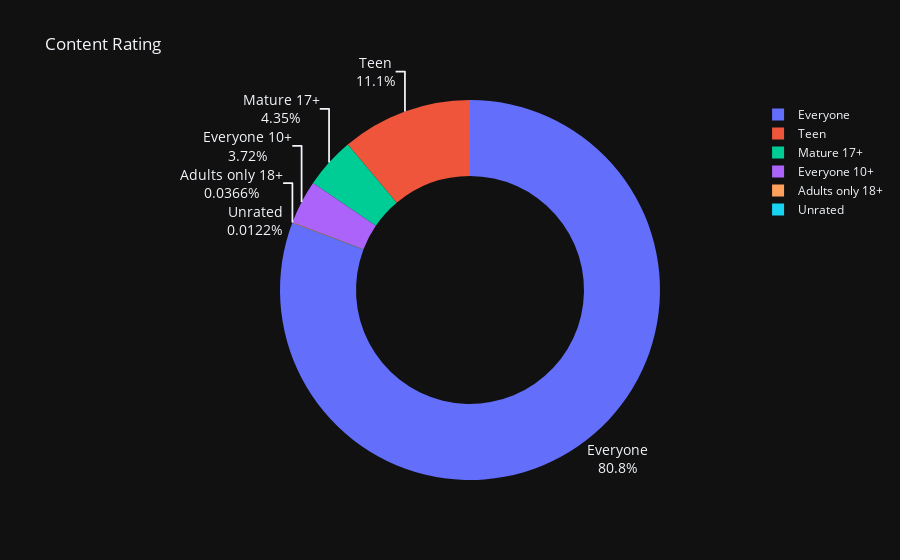

The code cell stored with this chart in its notebook:
### Code cell
fig = px.pie(labels=ratings.index,
    values=ratings.values,
    title="Content Rating",
    hole=0.6,
    names=ratings.index,
    )
fig.update_traces(textposition='outside',
                  textfont_size=14,
                  textinfo='percent+label')

fig.show()

### Figure 1 — Plotly figure (JSON) as saved in the notebook; plotly's stock layout.template omitted (floating-point values rounded to 4 significant figures)
{"data": [{"domain": {"x": [0.0, 1.0], "y": [0.0, 1.0]}, "hole": 0.6, "hovertemplate": "label=%{label}<br>value=%{value}<extra></extra>", "labels": ["Everyone", "Teen", "Mature 17+", "Everyone 10+", "Adults only 18+", "Unrated"], "legendgroup": "", "name": "", "showlegend": true, "values": [6621, 912, 357, 305, 3, 1], "type": "pie", "textfont": {"size": 14}, "textinfo": "percent+label", "textposition": "outside"}], "layout": {"legend": {"tracegroupgap": 0}, "title": {"text": "Content Rating"}}}
